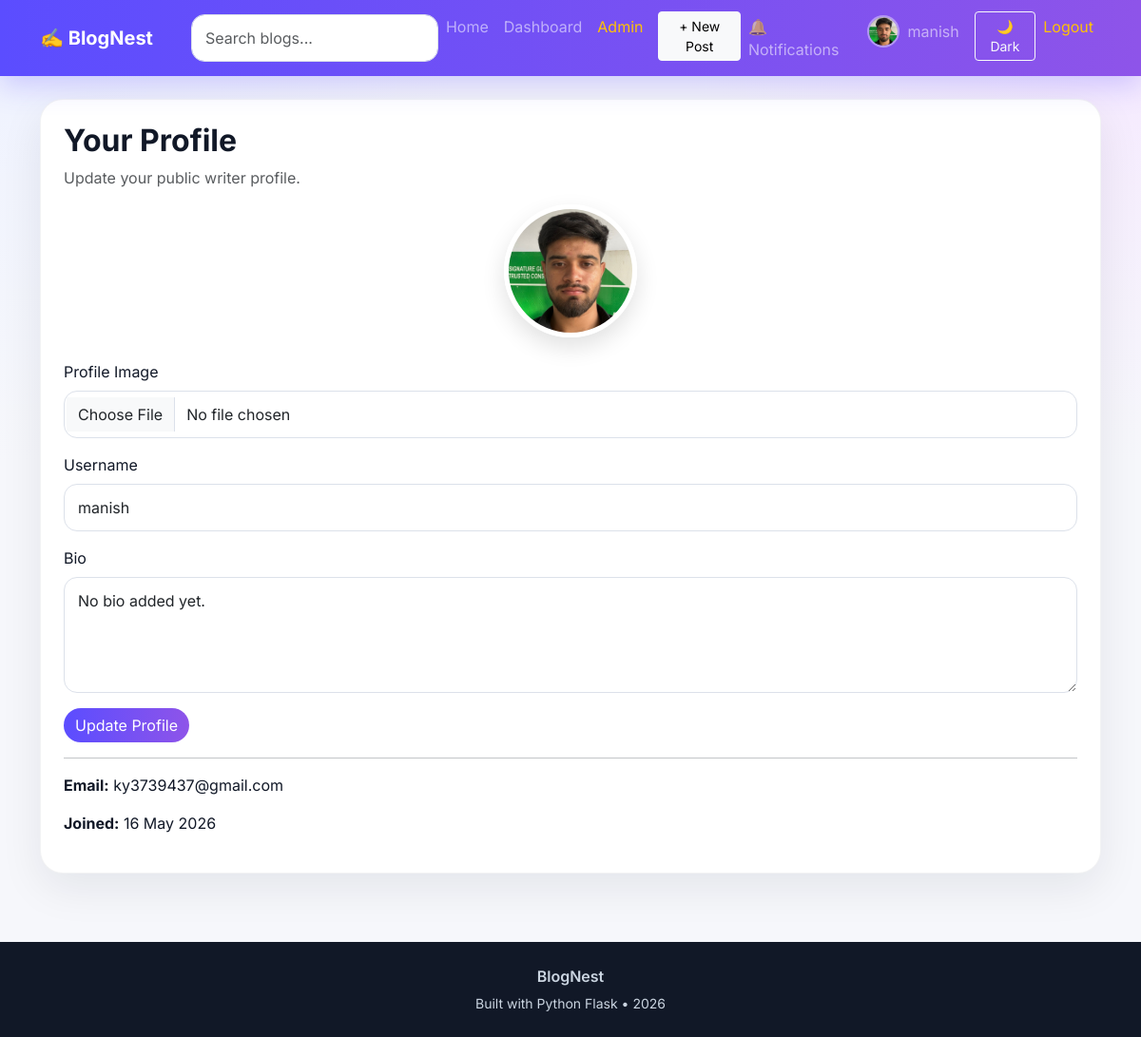
The page /profile (signed in) on the database its author committed.
### models.py (models this page shows, shortened)
class User(db.Model, UserMixin):
    id = db.Column(db.Integer, primary_key=True)
    username = db.Column(db.String(30), unique=True, nullable=False)
    email = db.Column(db.String(120), unique=True, nullable=False)
    password_hash = db.Column(db.String(255), nullable=False)
    bio = db.Column(db.String(250), default="No bio added yet.")
    profile_image = db.Column(db.String(120), default="default_profile.png")
    is_admin = db.Column(db.Boolean, default=False)
    is_verified = db.Column(db.Boolean, default=False)
    created_at = db.Column(db.DateTime, default=datetime.utcnow)
    posts = db.relationship(
        "Post",
        backref="author",
        lazy=True,
        cascade="all, delete-orphan"
    )
    comments = db.relationship(
        "Comment",
        backref="comment_author",
        lazy=True,
        cascade="all, delete-orphan"
    )
    likes = db.relationship(
        "Like",
        backref="liked_by",
        lazy=True,
        cascade="all, delete-orphan"
    )
    bookmarks = db.relationship(
        "Bookmark",
        backref="saved_by",
        lazy=True,
        cascade="all, delete-orphan"
    )
    notifications = db.relationship(
        "Notification",
        backref="user",
        lazy=True,
        cascade="all, delete-orphan"
    )

### app.py (the view, shortened to what this page needs)
@app.route("/profile", methods=["GET", "POST"])
@login_required
def profile():
    form = ProfileForm()
    form.username.data = current_user.username
    form.bio.data = current_user.bio
    return render_template("profile.html", form=form)

### forms.py
class ProfileForm(FlaskForm):
    profile_image = FileField(
        "Profile Image",
        validators=[FileAllowed(["jpg", "jpeg", "png", "webp"])]
    )
    username = StringField(
        "Username",
        validators=[DataRequired(), Length(min=3, max=30)]
    )
    bio = TextAreaField(
        "Bio",
        validators=[Length(max=250)]
    )
    submit = SubmitField("Update Profile")

### app.py (called while the page is built)
@app.context_processor
def inject_now():
    return {"now": datetime.utcnow()}

@app.context_processor
def inject_notifications():
    if current_user.is_authenticated:
        unread_count = Notification.query.filter_by(
            user_id=current_user.id,
            is_read=False
        ).count()
    else:
        unread_count = 0
    return {"unread_count": unread_count}

### models.py (called while the page is built)
@login_manager.user_loader
def load_user(user_id):
    return User.query.get(int(user_id))

### templates/profile.html (shortened to what this page needs)
{% extends "base.html" %}
{% block content %}
<div class="profile-card">
    <h2 class="fw-bold">Your Profile</h2>
    <p class="text-muted">Update your public writer profile.</p>
    <form method="POST" enctype="multipart/form-data">
        <div class="text-center mb-4">
            <img src="{{ url_for('static', filename='uploads/' + current_user.profile_image) }}" class="profile-img">
        </div>
        <div class="mb-3">
            {{ form.profile_image.label(class="form-label") }}
            {{ form.profile_image(class="form-control") }}
        </div>
        <div class="mb-3">
            {{ form.username.label(class="form-label") }}
            {{ form.username(class="form-control") }}
        </div>
        <div class="mb-3">
            {{ form.bio.label(class="form-label") }}
            {{ form.bio(class="form-control", rows="4") }}
        </div>
        {{ form.submit(class="btn btn-primary rounded-pill") }}
    </form>
    <hr>
    <p><strong>Email:</strong> {{ current_user.email }}</p>
    <p><strong>Joined:</strong> {{ current_user.created_at.strftime("%d %b %Y") }}</p>
</div>
{% endblock %}

### templates/base.html (shortened to what this page needs)
<!DOCTYPE html>
<html lang="en">
<head>
    <link href="https://cdn.jsdelivr.net/npm/bootstrap@5.3.3/dist/css/bootstrap.min.css" rel="stylesheet">
    <link href="{{ url_for('static', filename='css/style.css') }}" rel="stylesheet">
</head>
<body>
<nav class="navbar navbar-expand-lg navbar-dark glass-nav sticky-top">
    <div class="container">
        <a class="navbar-brand fw-bold" href="{{ url_for('home') }}">✍️ BlogNest</a>
        <div class="collapse navbar-collapse" id="navMenu">
            <form class="d-flex ms-lg-4 my-3 my-lg-0" action="{{ url_for('home') }}" method="GET">
                <input class="form-control search-box" type="search" name="search" placeholder="Search blogs..." value="{{ search or '' }}">
            </form>
            <ul class="navbar-nav ms-auto">
                <li class="nav-item">
                    <a class="nav-link" href="{{ url_for('home') }}">Home</a>
                </li>
                {% if current_user.is_authenticated %}
                    <li class="nav-item">
                        <a class="nav-link" href="{{ url_for('dashboard') }}">Dashboard</a>
                    </li>
                    {% if current_user.is_admin %}
                        <li class="nav-item">
                            <a class="nav-link text-warning" href="{{ url_for('admin_dashboard') }}">
                                Admin
                            </a>
                        </li>
                    {% endif %}
                    <li class="nav-item">
                        <a class="btn btn-light btn-sm ms-lg-2 mt-1" href="{{ url_for('create_post') }}">+ New Post</a>
                    </li>
                    <li class="nav-item">
                       <a class="nav-link" href="{{ url_for('notifications') }}">
                            🔔 Notifications
                        </a>
                    </li>
                    <li class="nav-item">
                       <a class="nav-link d-flex align-items-center gap-2" href="{{ url_for('profile') }}">
                            <img
                                src="{{ url_for('static', filename='uploads/' + current_user.profile_image) }}"
                                class="nav-profile-img"
                            >
                            <span>{{ current_user.username }}</span>
                        </a>
                    </li>
                    <li class="nav-item">
                        <button id="themeToggle" class="btn btn-sm btn-outline-light ms-lg-2 mt-1">
                             🌙 Dark
                        </button>
                    </li>
                    <li class="nav-item">
                        <a class="nav-link text-warning" href="{{ url_for('logout') }}">Logout</a>
                    </li>
                {% endif %}
            </ul>
        </div>
    </div>
</nav>
<main>
    <div class="container py-4">
        {% block content %}{% endblock %}
    </div>
</main>
<footer class="footer mt-5">
    <div class="container text-center py-4">
        <p class="mb-1 fw-semibold">BlogNest</p>
        <small>Built with Python Flask • {{ now.year }}</small>
    </div>
</footer>
</body>
</html>

### static/css/style.css (style rules this page uses)
:root { --primary: #5b4dff; --secondary: #8e54e9; --dark: #111827; --muted: #6b7280; --bg: #f6f7fb; --card: #ffffff; }
* { font-family: 'Inter', sans-serif; }
body { background: radial-gradient(circle at top left, #eef2ff, transparent 30%), radial-gradient(circle at top right, #f5e8ff, transparent 30%), var(--bg); color: var(--dark); }
a { text-decoration: none; }
.glass-nav { background: linear-gradient(90deg, var(--primary), var(--secondary)); box-shadow: 0 10px 30px rgba(91, 77, 255, 0.25); }
.search-box { min-width: 260px; border-radius: 999px; border: none; }
.post-card, .sidebar-card, .auth-card, .editor-card, .article-card, .comments-section, .profile-card, .dashboard-table, .stat-card { background: var(--card); border-radius: 24px; padding: 24px; box-shadow: 0 15px 45px rgba(17, 24, 39, 0.08); border: 1px solid rgba(17, 24, 39, 0.05); }
.form-control { border-radius: 14px; padding: 12px 14px; border: 1px solid #dce1ea; }
.btn-primary { background: linear-gradient(90deg, var(--primary), var(--secondary)); border: none; }
.footer { background: #111827; color: #cbd5e1; }
.profile-img { width: 120px; height: 120px; object-fit: cover; border-radius: 50%; border: 5px solid #eef2ff; }
.profile-img { width: 140px; height: 140px; object-fit: cover; border-radius: 50%; border: 5px solid white; box-shadow: 0 10px 25px rgba(0, 0, 0, 0.12); }
.nav-profile-img { width: 34px; height: 34px; border-radius: 50%; object-fit: cover; border: 2px solid rgba(255,255,255,0.4); }

### rows shown on the page
User: profile_image (placeholder picture), username "manish", bio "No bio added yet.", email "ky3739437@gmail.com", created_at "16 May 2026"
